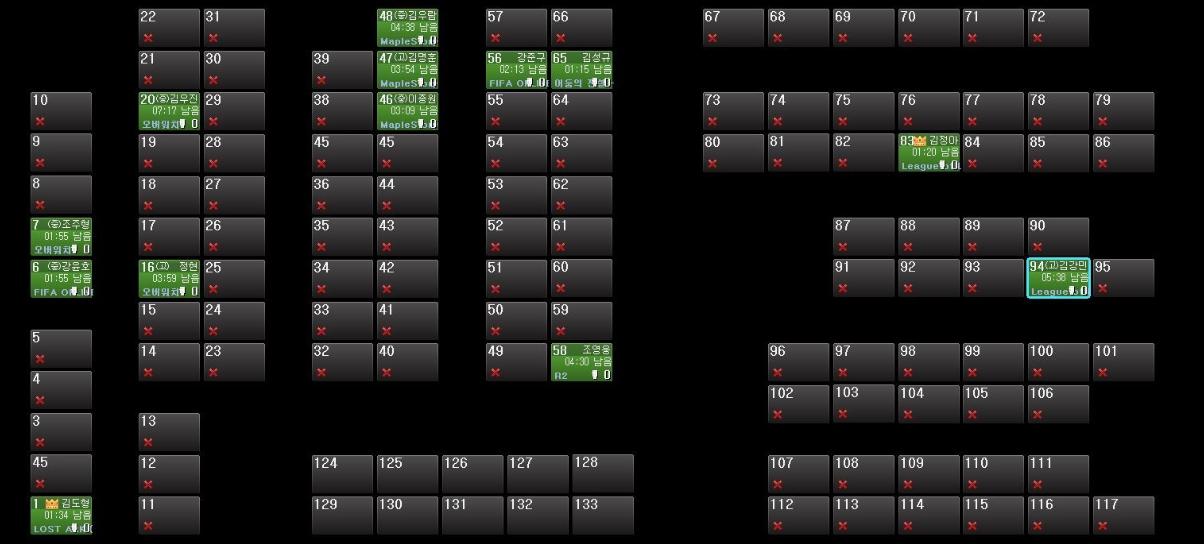
#> input picture image.png, 1204 x 544 px; its folder holds only this picture in this run
$ python -i Retangle_detect_gallery.py   (imports and definitions only)
#> lines starting #> are read from the running program, lines starting #| are printed output that depends on the picture; after the words box and inside, x2 and y2 are one past the last pixel; in counts of white or black regions, pixels touching at a corner belong together
# import imutils
import cv2
import numpy as np
from PIL import Image, ImageDraw, ImageFont
from matplotlib import pyplot as plt
from collections import Counter

# Here, we use adaptive thresh holding
# change the function : detectSeatStatus , detectAppendSeatStatus
# function doesn't use the  v value( Hsv)
# now we use the threshold arr mean( by using np.arr_sum() )  to know seat status

def main():

    global AVAILABLE, UNAVAILABLE

    AVAILABLE = 0
    UNAVAILABLE = 1

    # read image
    # handle the case, the seat color is darker than isle
    origin_image = cv2.imread("image.png")
#> origin_image is the input picture: shape (544, 1204, 3); mean B, G, R 27.4, 29.7, 29.5
    fullImage_height, fullImage_width = origin_image.shape[:2]
#> fullImage_height = 544; fullImage_width = 1204

    img = cv2.imread("image.png",0)
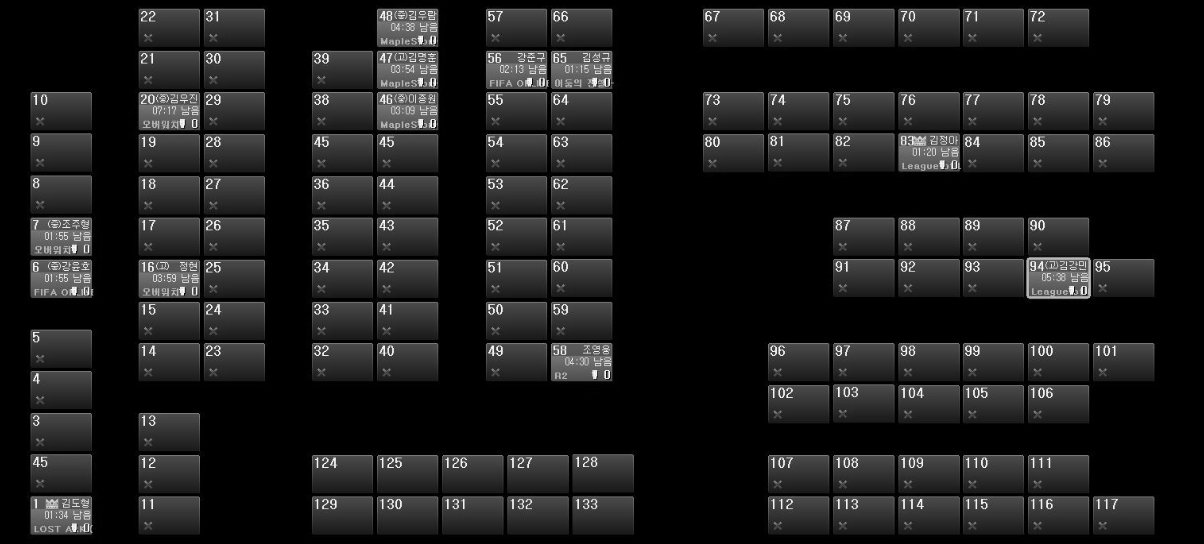
#> img: shape (544, 1204); min 0, max 254, mean 29.1

    # img = cv2.medianBlur(img, 5)

    # ret, th1 = cv2.threshold(img, 127, 255, cv2.THRESH_BINARY)
    # th2 = cv2.adaptiveThreshold(img, 255, cv2.ADAPTIVE_THRESH_MEAN_C, \
    #                            cv2.THRESH_BINARY, 11, 2)
    th3 = cv2.adaptiveThreshold(img, 255, cv2.ADAPTIVE_THRESH_GAUSSIAN_C, \
                               cv2.THRESH_BINARY, 11, 2)
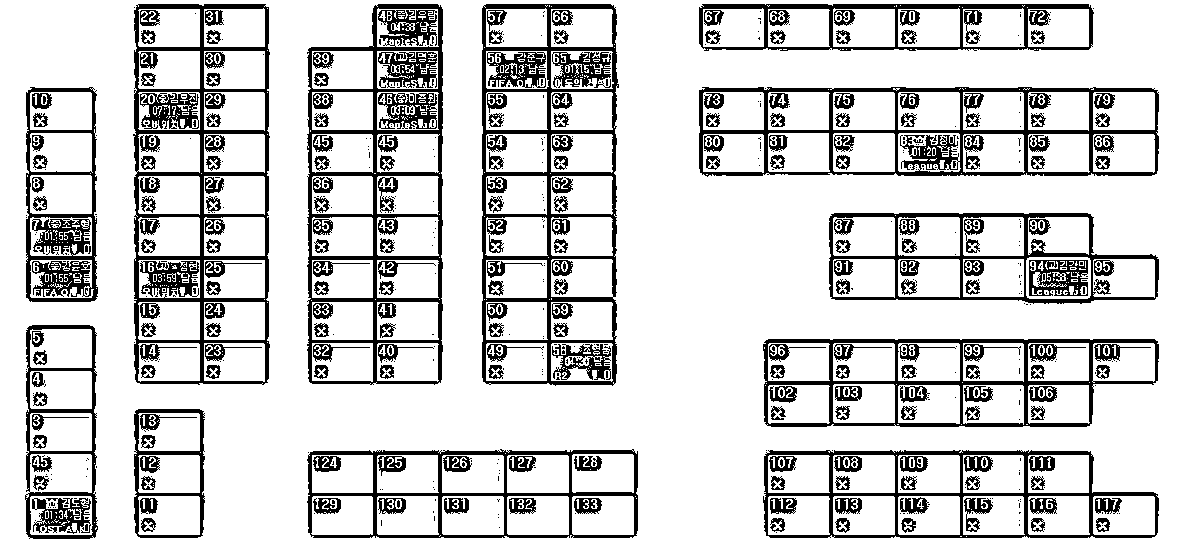
#> th3: shape (544, 1204); 81.4% white; 828 black regions (581 under 20 px)
    # [10 lines of commented-out code are left out]
    thresh = th3

    cv2.imwrite("thresh.png",thresh)

    # cv2.imshow("third",thresh)
    # cv2.waitKey()
    # cv2.destroyAllWindows()

    # find the contours(lines)
    contours, hierachy = cv2.findContours(thresh, cv2.RETR_LIST, cv2.CHAIN_APPROX_SIMPLE)
#> contours = 2441 contours, 1833 with area under 20; largest, box (x1, y1, x2, y2) and area: (0, 0, 1204, 544) 653229, (481, 3, 620, 387) 49295, (132, 3, 271, 386) 49260, (306, 3, 444, 386) 48686, (698, 86, 1160, 178) 40726

    # img = cv2.imread("image.png")
    img_for_redraw = cv2.imread("image.png")
    # redraw outline by courturs
    # img = cv2.drawContours(img, contours, -1, (0, 0, 0), 3)

    # cv2.imshow("drawContours", img)
    # cv2.waitKey()
    # cv2.destroyAllWindows()


    # to redraw
    # get the w mode , h mode ( 최빈값)
    # for generalization
    w_list = []
    h_list = []
    sd = ShapeDetector()

    for c in contours:
        if sd.detect(c) != 'rectangle': next
        x, y, w, h = cv2.boundingRect(c)
        if w < 20 :  # too  small or too big value is not necesarry /
            continue
        if h < 20 :
            continue
        w_list.append(w)
        h_list.append(h)
#> this loop made 2441 passes
#> (shape in detect, peri in detect, x, y, w, h) on passes 3, 13, 14: ('circle', 0, 966, 536, 1, 1), ('circle', 7.66, 67, 528, 4, 3), ('circle', 9.07, 152, 527, 4, 4)
#> after the loop, h_list = 158 values, max 544 at index 157, min 20 at index 54, mean 51.99; w_list = 158 values, max 1204 at index 157, min 22 at index 89, mean 81.44
    # [5 lines of commented-out code are left out]
    w_mode = modefinder(w_list)
#> in modefinder, `c = Counter(numbers)`: c = 22 items
#> in modefinder, `mode = c.most_common(1)`: mode = [(62, 77)]
#> w_mode = 62
    # print("W mode: %f"% w_mode)
    h_mode = modefinder(h_list)
#> h_mode = 38
    # print("H mode : %f "% h_mode)

    # to handle the case that the shape is not closed
    # redraw
    now = 0
    for c in contours:
        x, y, w, h = cv2.boundingRect(c)
        if w < (w_mode-15) or w > w_mode + 30:
            continue
        if h < (h_mode - 5 ) or h > h_mode + 30:
            continue
        # redraw
        # img = cv2.rectangle(img, (x, y), (x + w, y + h), (0, 255, 0), 3)  # black color, line wide(굴기) 3
        img_for_redraw = cv2.rectangle(img_for_redraw, (x, y), (x + w, y + h), (0, 255, 0), 3)  # black color, line wide(굴기) 3
        now = now + 1
#> this loop made 2441 passes
#> c on passes 27, 28, 30: [[834, 522], [835, 521], [836, 522], [835, 523]], [[94, 522]], [[59, 522], [60, 522]]
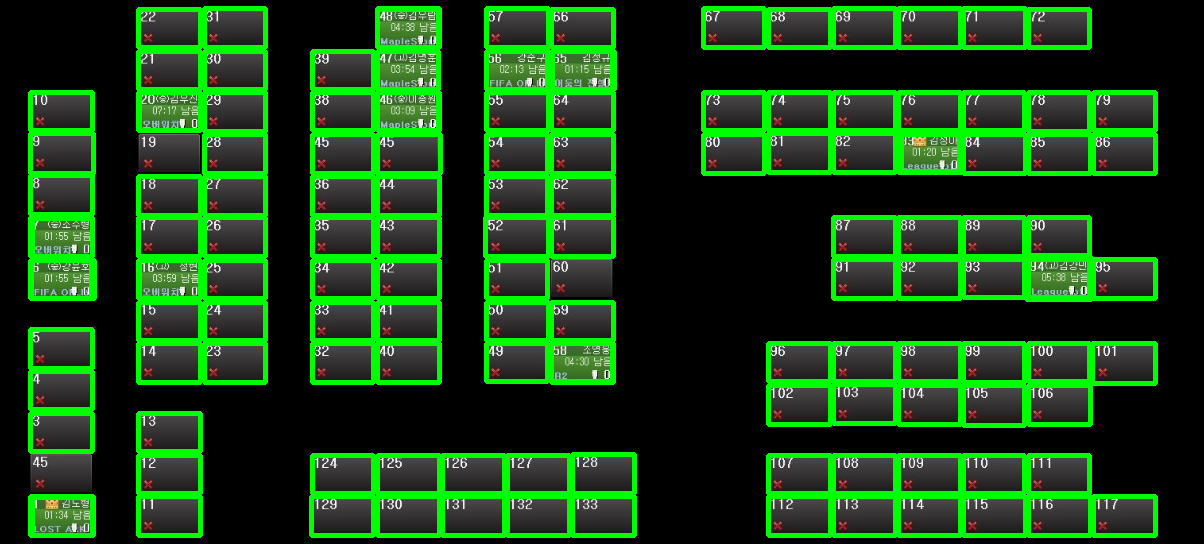
#> img_for_redraw: shape (544, 1204, 3); 16.99% of pixels changed, all inside (x1, y1, x2, y2) = (28, 6, 1158, 538)
        # [17 lines of commented-out code are left out]
    img_redraw = cv2.cvtColor(img_for_redraw, cv2.COLOR_BGR2GRAY)
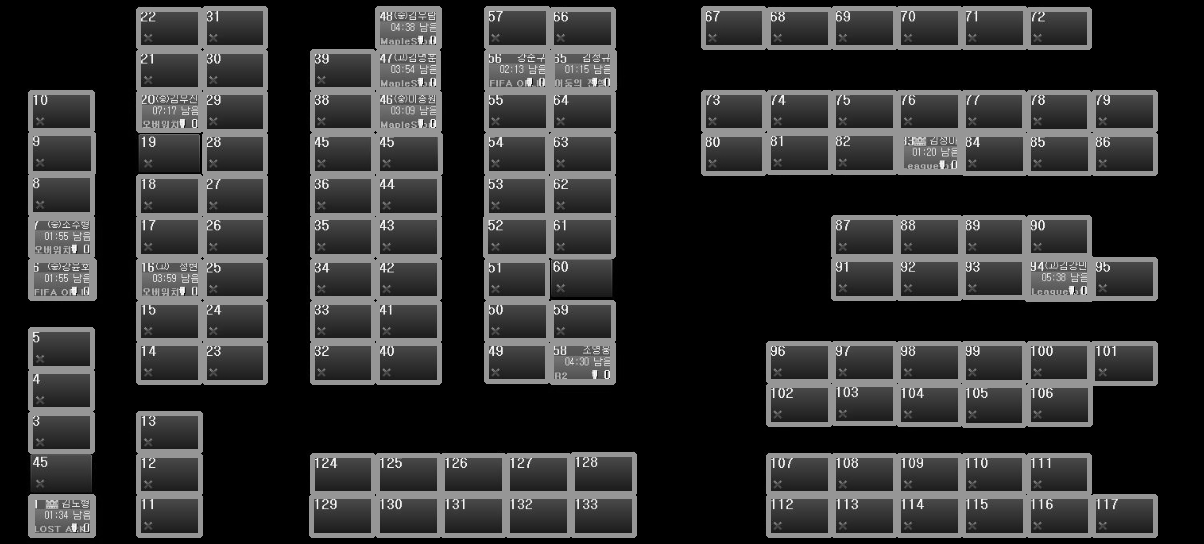
#> img_redraw: shape (544, 1204); min 0, max 254, mean 48.8
    thresh_redraw = cv2.adaptiveThreshold(img_redraw, 255, cv2.ADAPTIVE_THRESH_GAUSSIAN_C, \
                               cv2.THRESH_BINARY, 11, 2)
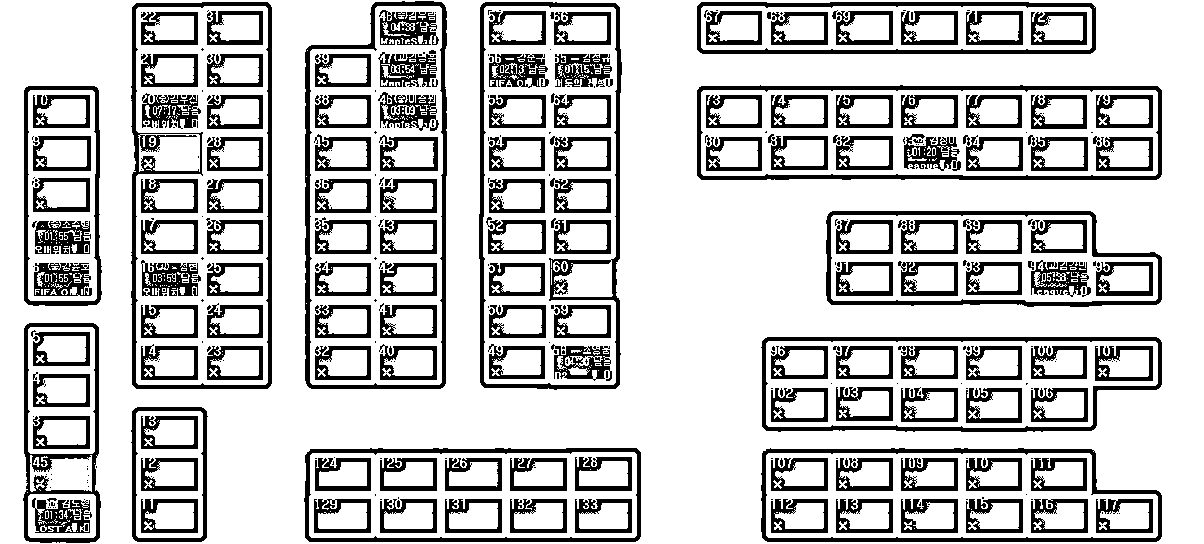
#> thresh_redraw: shape (544, 1204); 77.2% white; 558 black regions (368 under 20 px), largest, box (x1, y1, x2, y2) and area: (479, 2, 622, 390) 4991, (131, 2, 272, 389) 4960, (305, 1, 447, 389) 4525

    # [4 lines of commented-out code are left out]

    contours, hierachy = cv2.findContours(thresh_redraw, cv2.RETR_LIST, cv2.CHAIN_APPROX_SIMPLE)


    # img = cv2.imread("image.png")
    seat_height = 0
    seat_width = 0


    # read thresh image
    threshForStatus = cv2.imread("thresh.png")
#> threshForStatus: shape (544, 1204, 3); 81.4% white; 828 black regions (581 under 20 px), largest, box (x1, y1, x2, y2) and area: (307, 4, 443, 385) 9813, (133, 4, 270, 385) 9098, (482, 4, 619, 386) 9094

    # cv2.imshow("thresForStatus",threshForStatus)
    # cv2.waitKey()


    # to get mode ( 최빈값)
    # for generalization
    count=0
    w_list = []
    h_list = []
    sd = ShapeDetector()
    for c in contours:
        if sd.detect(c) != 'rectangle': next
        x, y, w, h = cv2.boundingRect(c)
        if w < 20  :
            continue
        if h < 20 :
            continue
        w_list.append(w)
        h_list.append(h)
#> this loop made 1723 passes
#> c on passes 1, 3, 8: [[77, 531]], [[914, 528]], [[1101, 525], [1102, 524], [1103, 525], [1102, 526]]
    # [5 lines of commented-out code are left out]
    w_mode = modefinder(w_list)
    # print("W mode: %f"% w_mode)
    h_mode = modefinder(h_list)
    # print("H mode : %f "% h_mode)

    xyList =[]
    seatPositions = []
    for c in contours:
        if sd.detect(c) != 'rectangle': next
        x, y, w, h = cv2.boundingRect(c)
        if w < (w_mode-10) or w > w_mode + 10:  # 5 value is the standard to filter a little small rectangle
            # [5 lines of commented-out code are left out]
            continue
        if h < (h_mode -10) or h > h_mode + 10:
            # [5 lines of commented-out code are left out]
            continue

        if isAgainDraw(xyList,x,y, w_mode, h_mode):
            # again
            # print("Again  x : %d  y : %d , w : %d,  h: %d" %(x,y,w,h))
            continue;
        else:
            # not again
            xyList.append([x,y])

        # print(" x : %d  y : %d , w : %d,  h: %d" %(x,y,w,h))
        # print(xyList)

        # # redraw
        img = cv2.rectangle(img, (x, y), (x + w, y + h), (0, 255, 0), 3)  # black color, line wide(굴기) 3


        # [4 lines of commented-out code are left out]

        if seat_height == 0 : seat_height = h
        if seat_width ==0 : seat_width = w

        # seatPositions.append( [ (y,x) , detectSeatStatus(threshForStatus[y: y + h, x: x + w])] ) # [ 좌표, status ]
        seatPositions.append( [ (y,x) ] ) # [ 좌표, status ]
        count= count+1
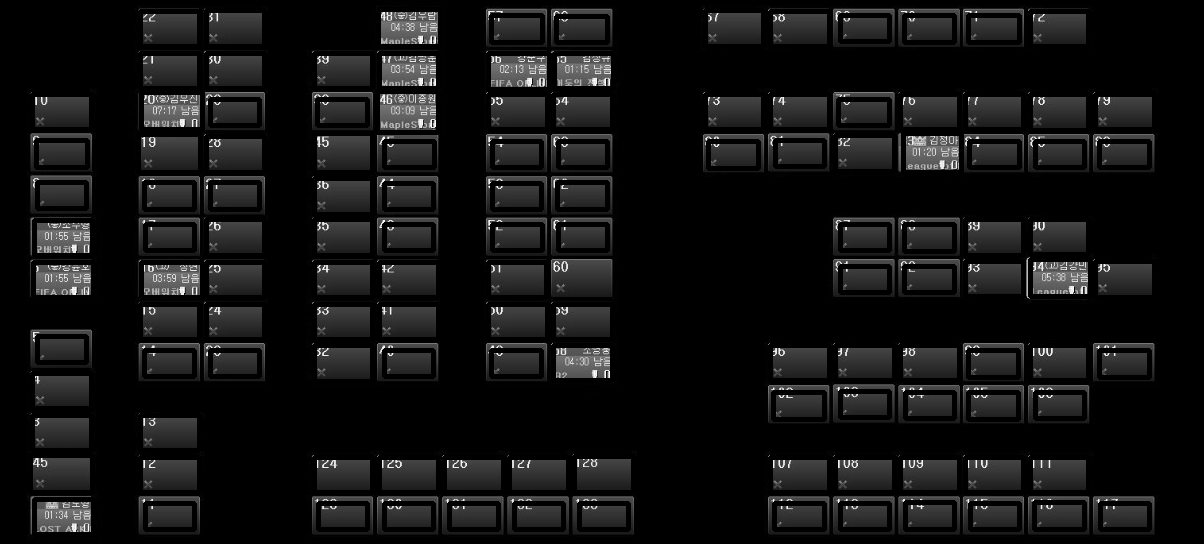
#> img: shape (544, 1204); 15.62% of pixels changed, all inside (x1, y1, x2, y2) = (28, 7, 1157, 537)
    detectAppendSeatStatus(seatPositions,fullImage_height,fullImage_width,seat_height, seat_width)

    # drawSeat(seatPositions, fullImage_height,fullImage_width,seat_height, seat_width)

    return seatPositions, fullImage_height,fullImage_width,seat_height, seat_width

def isAgainDraw( xyList,x,y, W_mode, H_mode):
    if not xyList: # empty case
        return False     # not again draw


    for element in xyList:
        x1 = element[0];
        y1 = element[1];

        if ( ( x > x1 - 10) and ( x < x1 + 10) ) and ( ( y > y1 - 10) and ( y < y1 + 10) ) :
            return True

    return False


def modefinder(numbers): #numbers는 리스트나 튜플 형태의 데이터
    c = Counter(numbers)
    mode = c.most_common(1)

    return mode[0][0]

# [42 lines left out: function drawSeat, not called in this run]

def detectAppendSeatStatus(seatPosition, fullImage_height, fullImage_width,seat_height, seat_width):

#> called with fullImage_height = 544, fullImage_width = 1204, seat_height = 26, seat_width = 49
    r =0
    c =1


    origin_image = cv2.imread("image.png")
    thresh = cv2.imread("thresh.png")

    arr_standard = 0;  # seat with icon  value is 15100 , so set the standard 15500
                            # other seat over 160000

    arr_thresh = []
    # f = open("log_arr_standard","w+") # w+  매번 새로 만듦
    for i in range(len(seatPosition)):

        # define ROI of RGB image 'img'
        # '0' mean first element of one dimension
        # that is tuple
        # roi = origin_image[seatPosition[i][0][r]:seatPosition[i][0][r]+seat_height, seatPosition[i][0][c]:seatPosition[i][0][c]+seat_width]
        roi_thresh = thresh[seatPosition[i][0][r]:seatPosition[i][0][r]+seat_height, seatPosition[i][0][c]:seatPosition[i][0][c]+seat_width]


        arr_sum = np.sum(roi_thresh, axis=1).tolist()  ## arr_histogram depending on orientation  row : 1
        arr_thresh.append(arr_sum)
#> this loop made 126 passes
#> pass 3, in detectAppendSeatStatus, `roi_thresh = thresh[seatPosition[i][0][r]:seatPosition[i][0][r]+seat_h..`:
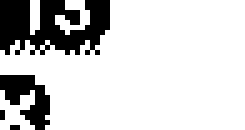
#> roi_thresh: shape (26, 49, 3) (shown 5 times larger); 81.6% white; 4 black regions (2 under 20 px), largest, box (x1, y1, x2, y2) and area: (0, 0, 22, 11) 170, (0, 15, 10, 26) 61

    # print(arr_thresh)
    # print("max 0.9 %d"%(np.max(arr_thresh)*0.9))
    arr_standard = np.max(arr_thresh) * 0.9  # seat with icon value is lower than max * 0.95

    # f.write("max  * 0. 9  standard value %d  \n"%arr_standard  )


    # seat Position element
    #  two dimension  [ [ ] , [] , [] , ..... [] ]
    #  one dimension  [ (row, col) ]
    #  we want to append status in one dimension [ (row, col) , status ]
    #  status mean this is available or not

    cnt_seat = 0
    cnt_unavail = 0
    cnt_avail = 0
    for i in range(len(seatPosition)):
        cnt_seat += 1
        # define ROI of RGB image 'img'
        # '0' mean first element of one dimension
        # that is tuple
        # roi = origin_image[seatPosition[i][0][r]:seatPosition[i][0][r]+seat_height, seatPosition[i][0][c]:seatPosition[i][0][c]+seat_width]
        roi_thresh = thresh[seatPosition[i][0][r]:seatPosition[i][0][r]+seat_height, seatPosition[i][0][c]:seatPosition[i][0][c]+seat_width]


        arr_sum = np.sum(roi_thresh, axis=1).tolist()  ## arr_histogram depending on orientation  row : 1
        arr_mean = np.mean(arr_sum)

        # [10 lines of commented-out code are left out]
        if arr_mean < arr_standard:  # seat unavailable
            seatPosition[i].append(UNAVAILABLE)      # [ (row, col), status ]
            cnt_unavail += 1
        else:
            seatPosition[i].append(AVAILABLE)
            cnt_avail += 1

    # f.close()

    # print("cnt_seat : %d , cnt_avail : %d, cnt_unavail : %d"%(cnt_seat,cnt_avail,cnt_unavail))

    return cnt_seat, cnt_avail, cnt_unavail


        # convert it into HSV
        # hsv = cv2.cvtColor(roi, cv2.COLOR_BGR2HSV)
        # h, s, v = cv2.split(hsv)
        #
        # v_mean = np.mean(v)
        #
        #
        #
        # if v_mean > v_Standard : # seat unavailable
        #     seatPosition[i].append(UNAVAILABLE)      # [ (row, col), status ]
        #     cnt_unavail += 1
        # else:
        #     seatPosition[i].append(AVAILABLE)
        #     cnt_avail += 1


# [23 lines left out: function detectSeatStatus, not called in this run]

    # [11 lines of commented-out code are left out]


class ShapeDetector:

    def __init__(self):

        pass

    def detect(self, c):

        # initialize the shape name and approximate the contour

        shape = "unidentified"

        peri = cv2.arcLength(c, True)

        approx = cv2.approxPolyDP(c, 0.04 * peri, True)

        # if the shape is a triangle, it will have 3 vertices

        if len(approx) == 3:

            shape = "triangle"

        # if the shape has 4 vertices, it is either a square or

        # a rectangle

        elif len(approx) == 4:

            # compute the bounding box of the contour and use the

            # bounding box to compute the aspect ratio

            (x, y, w, h) = cv2.boundingRect(approx)

            ar = w / float(h)

            # a square will have an aspect ratio that is approximately
            # equal to one, otherwise, the shape is a rectangle
            shape = "square" if ar >= 0.95 and ar <= 1.05 else "rectangle"


        # if the shape is a pentagon, it will have 5 vertices

        elif len(approx) == 5:
            shape = "pentagon"


        # otherwise, we assume the shape is a circle
        else:
            shape = "circle"
        # return the name of the shape
        return shape
# main()

>>> result = main()
